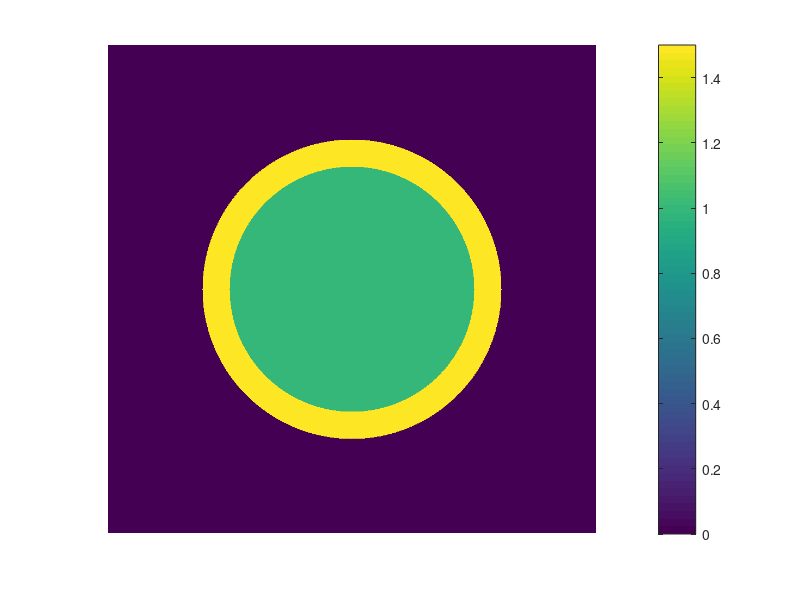

MATLAB code for this plot: (Note: this script raises an error after producing the figure.)
% 2-D Balloon expansion 
clear all;

disp('Running Balloon expansion 2-D Simulation');

load('data_balloon_Ex','D1','D2','D3','D4','D5','D6','D7',...
    'D8','D9','D10', 'imgsz','nstep','nstep2')

E = 1.5;     %(MPa)=(N/mm^2)  Young's Modulus Blood Vessel
P = 1.2159;  %(MPa) Pressure exerted by Balloon 
d0 = 5.0;    %(mm) initial diameter of blood vessel 

[rr, cc] = meshgrid(1:imgsz);

figure(1);
rectangle('Position',[0 0 imgsz imgsz],'linewidth',2)
axis equal
axis([0 imgsz 0 imgsz])
hold on

% first time step 
t = 1;
toto = pcolor(rr,cc,D1);
shading interp
colorbar
%surf(rr,cc,D, 'EdgeColor', 'None',...
 %   'facecolor', 'interp');
view(2);
colorbar
axis equal;
axis off;
drawnow
film(1) = getframe;

disp('Starting Film')
% time to 0.1 s (balloon expansion)
for t = 2:nstep
    D = eval(strcat('D',int2str(t)));
    set(toto,'Xdata',rr,'Ydata',cc,'Cdata',D)
    %---------------------
    drawnow
    %---------------------
    film(t) = getframe; 
end

nstep2 = 5;
dl = P_solver(P,d0,E);
disp(dl)
dlstep = dl/nstep2;

for t=nstep:nstep+nstep2
    D = eval(strcat('D',int2str(t)));
    set(toto,'Xdata',rr,'Ydata',cc,'Cdata',D)
    drawnow
    %---------------------
    film(t) = getframe; 
end






